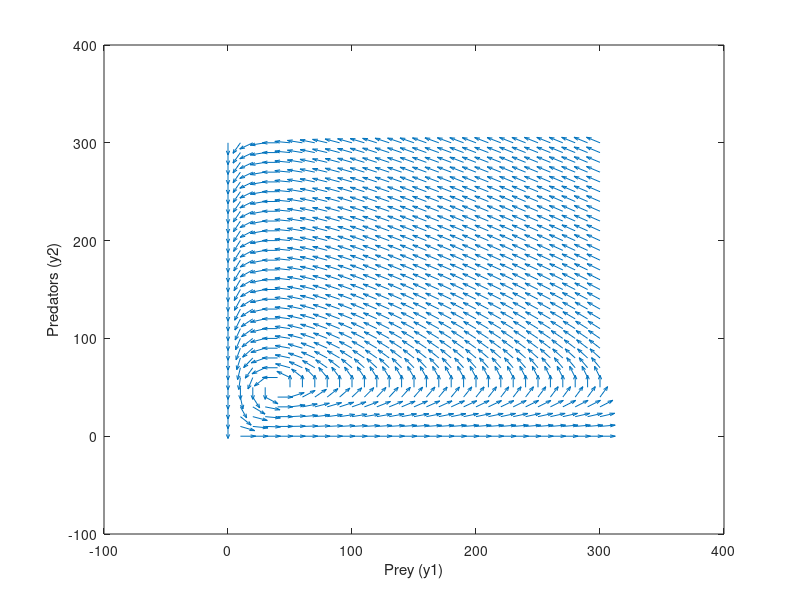

Reproduce this figure in MATLAB. (Note: this script raises an error after producing the figure.)
% skilaverkefni 3 hluti 1
% part 1
clc;clear all;
alpha=0.5;beta=0.01;gamma=0.005;delta=0.2;
[y1, y2] = meshgrid(0:10:300, 0:10:300);

dy1 = alpha.*y1 - beta.*y1.*y2;
dy2 = gamma.*y1.*y2 - delta.*y2;

% normalizeum vigrana
lengd_dy = sqrt(dy1.^2 + dy2.^2);
dy1_norm = dy1./lengd_dy;
dy2_norm = dy2./lengd_dy;

figure;
quiver(y1, y2, dy1_norm, dy2_norm)
xlabel("Prey (y1)")
ylabel("Predators (y2)")

%% part 2
y0 = [40; 9];T = 50;n = 500;

[tvec, yvec] = eulersolve(y0, n, T);

plot(tvec, yvec)
title("Lotka-Volterra")
xlabel("Tímibil")
ylabel("Fjöldi dýra")
legend("Prey", "Predators")

%% part 3
y0 = [40; 9];T = 50;n = 500;

[tvec2, yvec2] = eulersolve(y0, n, T);

hold on
plot(yvec2(1, :), yvec2(2, :));
quiver(y1, y2, dy1_norm, dy2_norm);
xlabel("Prey")
ylabel("Predators")

%% part4
clc;clear all;
y0 = [40; 9]; 
T = 50; 
%n = [100, 200, 400, 800];
n = [6400, 12800, 25600, 51200];
n_real = 10^5; 

[tref, yref] = RK4solvelv(y0, T, n_real);  

error = zeros(1, length(n));

for i = 1:length(n)
    [tvec3, yvec3] = eulersolve(y0, n(i), T);

    yref_interp = interp1(tref, yref, tvec3);
    yref_interp = yref_interp';

    %error(i) = max(abs(yvec3(:,end) - yref_interp(:,end)));
    error(i) = norm(yvec3(:,end) - yref_interp(:,end));
end

disp('Errors:');
disp(error);

ratio = error(1:end-1) ./ error(2:end);
disp('Error ratios:');
disp(ratio);

% plottum up errorið
h_values = T ./ n; 
figure;
loglog(h_values, error, '-o');
xlabel('Step size (h)');
ylabel('Error');
title('Error Convergence of Euler Method');

% til þess að sjá hvaða stig þessi aðferð er
p = polyfit(log(h_values), log(error), 1); 
fprintf('Convergence: %.2f\n', p(1));

%% part 5
clc;clear all;
y0 = [40; 9];T = 50;n = 500;n2=10^4;

y = RKsolver(y0,T,n);
t_rk4 = linspace(0,T,n+1);
[tvec, yvec] = eulersolve(y0,n2,T);

hold on
plot(t_rk4, y,"--")
plot(tvec, yvec)
legend("Prey RK4", "Predators RK4", "Prey euler", "Predators euler")

%% part 6
clc;clear all;
y0 = [40; 9]; 
T = 50; 
n = [100, 200, 400, 800]; 
n_ref = 10^6; 
tspan = [0,T];

[tref, yref] = RK4solvelv2(y0,n_ref,T);
%[tref, yref] = ode45(@lv,tspan,y0);

error = zeros(1, length(n));

for i = 1:length(n)
    [tvec, yvec] = RK4solvelv2(y0,n(i),T);

    y_ref_interp = interp1(tref, yref', tvec)';
    
    %error(i) = norm(yvec(:,end) - y_ref_interp(:,end));
    error(i) = max(abs(yvec(:,end) - y_ref_interp(:,end))); 
end


disp('Errors:');
disp(error);

ratios = error(1:end-1) ./ error(2:end);
disp('Error ratios:');
disp(ratios);

% plottum up errorið
h_values = T ./ n;
figure;
loglog(h_values, error, '-o');
xlabel('Step size (h)');
ylabel('Error');
title('Error Convergence for RK4');

% til þess að sjá hvaða stig þessi aðferð er
p = polyfit(log(h_values), log(error), 1);
fprintf('Convergence rate: %.2f\n', p(1));


